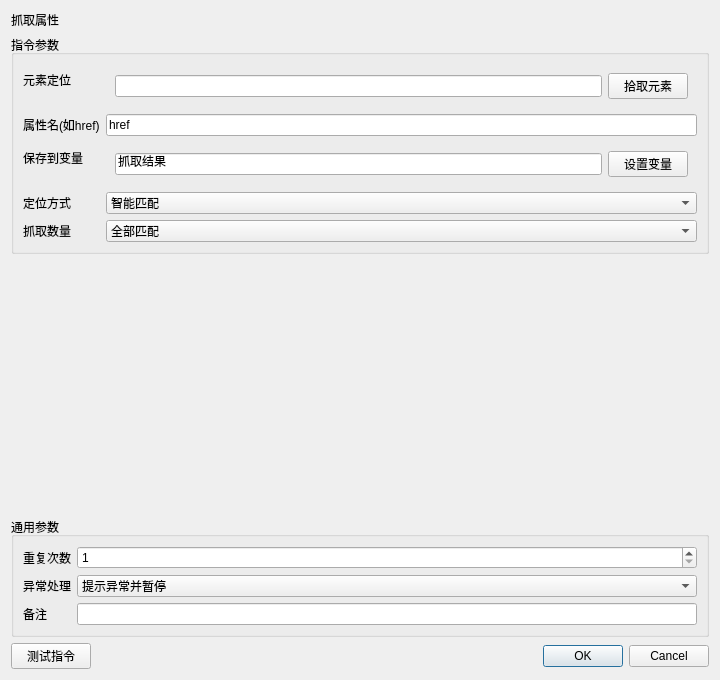
<?xml version="1.0" encoding="UTF-8"?><ui version="4.0"><class>InstructionEditor</class><widget class="QDialog" name="InstructionEditor"><property name="geometry"><rect><x>0</x><y>0</y><width>720</width><height>680</height></rect></property><layout class="QVBoxLayout" name="rootLayout"><item><widget class="QLabel" name="titleLabel"><property name="text"><string>抓取属性</string></property></widget></item><item><widget class="QGroupBox" name="parameterGroupBox"><property name="title"><string>指令参数</string></property><layout class="QFormLayout" name="parameterFormLayout"><item row="0" column="0"><widget class="QLabel" name="label_0"><property name="text"><string>元素定位</string></property></widget></item><item row="0" column="1"><widget class="QWidget" name="container_0"><layout class="QHBoxLayout" name="fieldLayout_0"><item><widget class="QLineEdit" name="parameter_0"><property name="text"><string></string></property></widget></item><item><widget class="QPushButton" name="auxiliary_0"><property name="text"><string>拾取元素</string></property></widget></item></layout></widget></item><item row="1" column="0"><widget class="QLabel" name="label_1"><property name="text"><string>属性名(如href)</string></property></widget></item><item row="1" column="1"><widget class="QLineEdit" name="parameter_1"><property name="text"><string>href</string></property></widget></item><item row="2" column="0"><widget class="QLabel" name="label_2"><property name="text"><string>保存到变量</string></property></widget></item><item row="2" column="1"><widget class="QWidget" name="container_2"><layout class="QHBoxLayout" name="fieldLayout_2"><item><widget class="QLineEdit" name="parameter_2"><property name="text"><string>抓取结果</string></property></widget></item><item><widget class="QPushButton" name="auxiliary_2"><property name="text"><string>设置变量</string></property></widget></item></layout></widget></item><item row="3" column="0"><widget class="QLabel" name="label_3"><property name="text"><string>定位方式</string></property></widget></item><item row="3" column="1"><widget class="QComboBox" name="parameter_3"><item><property name="text"><string>CSS选择器</string></property></item><item><property name="text"><string>XPath</string></property></item><item><property name="text"><string>智能匹配</string></property></item><property name="currentIndex"><number>2</number></property></widget></item><item row="4" column="0"><widget class="QLabel" name="label_4"><property name="text"><string>抓取数量</string></property></widget></item><item row="4" column="1"><widget class="QComboBox" name="parameter_4"><item><property name="text"><string>单个</string></property></item><item><property name="text"><string>全部匹配</string></property></item><property name="currentIndex"><number>1</number></property></widget></item></layout></widget></item><item><spacer name="verticalSpacer"><property name="orientation"><enum>Qt::Vertical</enum></property><property name="sizeHint" stdset="0"><size><width>20</width><height>20</height></size></property></spacer></item>
<item><widget class="QGroupBox" name="commonGroupBox"><property name="title"><string>通用参数</string></property><layout class="QFormLayout" name="commonFormLayout">
<item row="0" column="0"><widget class="QLabel" name="repeatLabel"><property name="text"><string>重复次数</string></property></widget></item><item row="0" column="1"><widget class="QSpinBox" name="repeatSpinBox"><property name="minimum"><number>1</number></property><property name="maximum"><number>999999</number></property><property name="value"><number>1</number></property></widget></item>
<item row="1" column="0"><widget class="QLabel" name="errorPolicyLabel"><property name="text"><string>异常处理</string></property></widget></item><item row="1" column="1"><widget class="QComboBox" name="errorPolicyComboBox"><item><property name="text"><string>自动跳过</string></property></item><item><property name="text"><string>提示异常并暂停</string></property></item><item><property name="text"><string>提示异常并停止</string></property></item><property name="currentIndex"><number>1</number></property></widget></item>
<item row="2" column="0"><widget class="QLabel" name="noteLabel"><property name="text"><string>备注</string></property></widget></item><item row="2" column="1"><widget class="QLineEdit" name="noteEdit"/></item>
</layout></widget></item>
<item><layout class="QHBoxLayout" name="footerLayout"><item><widget class="QPushButton" name="testButton"><property name="text"><string>测试指令</string></property></widget></item><item><spacer name="footerSpacer"><property name="orientation"><enum>Qt::Horizontal</enum></property><property name="sizeHint" stdset="0"><size><width>40</width><height>20</height></size></property></spacer></item><item><widget class="QDialogButtonBox" name="buttonBox"><property name="standardButtons"><set>QDialogButtonBox::Cancel|QDialogButtonBox::Ok</set></property></widget></item></layout></item>
</layout></widget><resources/><connections/></ui>
